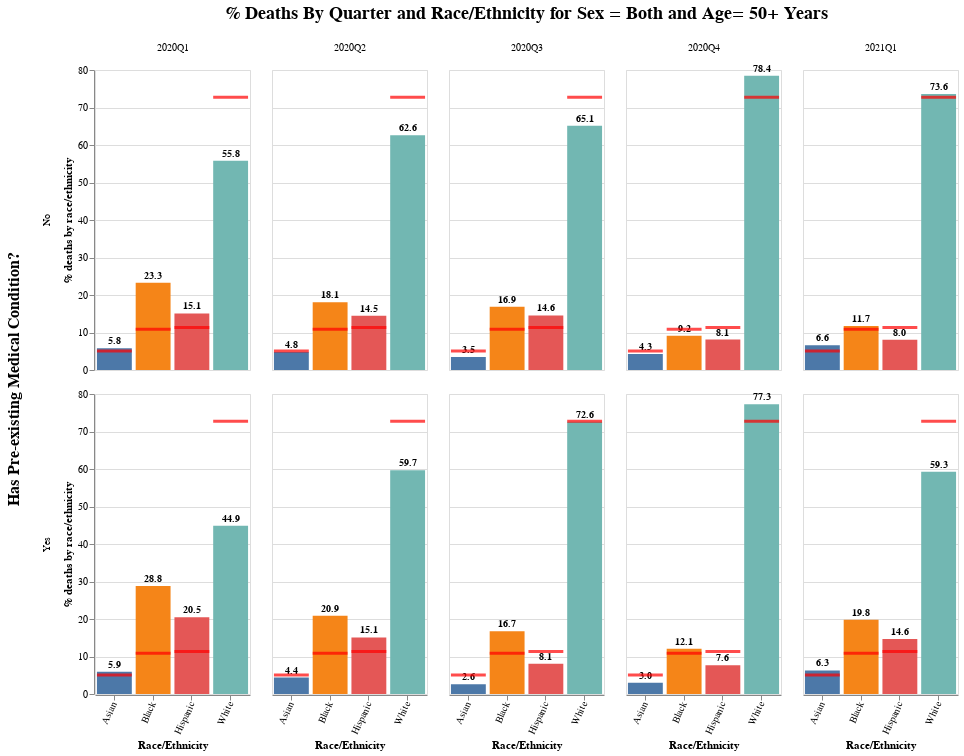

This figure's notebook cell:
### Code cell
base = alt.Chart(df)
title = '% Deaths By Quarter and Race/Ethnicity for Sex = {} and Age= {}'.format(sex, age)

base = base.encode(
    x=alt.X('Race_ethnicity', title='Race/Ethnicity', axis=alt.Axis(labelAngle=-65)),
    y=alt.Y('%deaths:Q',title='% deaths by race/ethnicity', 
#            scale=alt.Scale(domain=(0, 70))
           )
)

bars = base.mark_bar().encode(
    color=alt.Color('Race_ethnicity', legend=None),
)

text =  base.mark_text(
    dy=-7, size=10, fontStyle='bold'
).encode(
    text=alt.Text('%deaths:Q', format=',.1f')
)

tick = base.mark_tick(color='red', thickness=3).encode(x='Race_ethnicity', y='Total_Pop:Q')

plot3 = (bars + text + tick
).properties(
    width=155
).facet(
    column=alt.Column('Quarter', header=alt.Header(titleFontSize=18), title=title),
    row=alt.Row('Medcond', header=alt.Header(titleFontSize=16), title='Has Pre-existing Medical Condition?')
)

plot3

### Figure 1 — Vega-Lite specification as saved in the notebook (floating-point values rounded to 4 significant figures)
{"config": {"view": {"continuousWidth": 400, "continuousHeight": 300}}, "data": {"name": "data-25af213c529c5e9592721f75b2409fa7"}, "facet": {"column": {"type": "nominal", "field": "Quarter", "header": {"titleFontSize": 18}, "title": "% Deaths By Quarter and Race/Ethnicity for Sex = Both and Age= 50+ Years"}, "row": {"type": "nominal", "field": "Medcond", "header": {"titleFontSize": 16}, "title": "Has Pre-existing Medical Condition?"}}, "spec": {"layer": [{"mark": "bar", "encoding": {"color": {"type": "nominal", "field": "Race_ethnicity", "legend": null}, "x": {"type": "nominal", "axis": {"labelAngle": -65}, "field": "Race_ethnicity", "title": "Race/Ethnicity"}, "y": {"type": "quantitative", "field": "%deaths", "title": "% deaths by race/ethnicity"}}}, {"mark": {"type": "text", "dy": -7, "fontStyle": "bold", "size": 10}, "encoding": {"text": {"type": "quantitative", "field": "%deaths", "format": ",.1f"}, "x": {"type": "nominal", "axis": {"labelAngle": -65}, "field": "Race_ethnicity", "title": "Race/Ethnicity"}, "y": {"type": "quantitative", "field": "%deaths", "title": "% deaths by race/ethnicity"}}}, {"mark": {"type": "tick", "color": "red", "thickness": 3}, "encoding": {"x": {"type": "nominal", "field": "Race_ethnicity"}, "y": {"type": "quantitative", "field": "Total_Pop"}}}], "width": 155}, "$schema": "https://vega.github.io/schema/vega-lite/v4.8.1.json", "datasets": {"data-25af213c529c5e9592721f75b2409fa7": [{"Quarter": "2020Q1", "Medcond": "No", "Race_ethnicity": "Asian", "Total_cases": 3017, "Total_deaths": 406, "%cases": 4.642, "%deaths": 5.803, "Total_Pop": 5.057}, {"Quarter": "2020Q1", "Medcond": "No", "Race_ethnicity": "Black", "Total_cases": 13722, "Total_deaths": 1629, "%cases": 21.11, "%deaths": 23.28, "Total_Pop": 10.85}, {"Quarter": "2020Q1", "Medcond": "No", "Race_ethnicity": "Hispanic", "Total_cases": 12316, "Total_deaths": 1055, "%cases": 18.95, "%deaths": 15.08, "Total_Pop": 11.33}, {"Quarter": "2020Q1", "Medcond": "No", "Race_ethnicity": "White", "Total_cases": 35937, "Total_deaths": 3906, "%cases": 55.29, "%deaths": 55.83, "Total_Pop": 72.77}, {"Quarter": "2020Q1", "Medcond": "Yes", "Race_ethnicity": "Asian", "Total_cases": 2042, "Total_deaths": 754, "%cases": 4.898, "%deaths": 5.902, "Total_Pop": 5.057}, {"Quarter": "2020Q1", "Medcond": "Yes", "Race_ethnicity": "Black", "Total_cases": 11604, "Total_deaths": 3677, "%cases": 27.83, "%deaths": 28.78, "Total_Pop": 10.85}, {"Quarter": "2020Q1", "Medcond": "Yes", "Race_ethnicity": "Hispanic", "Total_cases": 8781, "Total_deaths": 2613, "%cases": 21.06, "%deaths": 20.45, "Total_Pop": 11.33}, {"Quarter": "2020Q1", "Medcond": "Yes", "Race_ethnicity": "White", "Total_cases": 19266, "Total_deaths": 5731, "%cases": 46.21, "%deaths": 44.86, "Total_Pop": 72.77}, {"Quarter": "2020Q2", "Medcond": "No", "Race_ethnicity": "Asian", "Total_cases": 13970, "Total_deaths": 1964, "%cases": 3.977, "%deaths": 4.829, "Total_Pop": 5.057}, {"Quarter": "2020Q2", "Medcond": "No", "Race_ethnicity": "Black", "Total_cases": 70459, "Total_deaths": 7353, "%cases": 20.06, "%deaths": 18.08, "Total_Pop": 10.85}, {"Quarter": "2020Q2", "Medcond": "No", "Race_ethnicity": "Hispanic", "Total_cases": 88878, "Total_deaths": 5883, "%cases": 25.3, "%deaths": 14.46, "Total_Pop": 11.33}, {"Quarter": "2020Q2", "Medcond": "No", "Race_ethnicity": "White", "Total_cases": 177940, "Total_deaths": 25473, "%cases": 50.66, "%deaths": 62.63, "Total_Pop": 72.77}, {"Quarter": "2020Q2", "Medcond": "Yes", "Race_ethnicity": "Asian", "Total_cases": 5297, "Total_deaths": 1425, "%cases": 3.978, "%deaths": 4.371, "Total_Pop": 5.057}, {"Quarter": "2020Q2", "Medcond": "Yes", "Race_ethnicity": "Black", "Total_cases": 29564, "Total_deaths": 6805, "%cases": 22.2, "%deaths": 20.87, "Total_Pop": 10.85}, {"Quarter": "2020Q2", "Medcond": "Yes", "Race_ethnicity": "Hispanic", "Total_cases": 28684, "Total_deaths": 4917, "%cases": 21.54, "%deaths": 15.08, "Total_Pop": 11.33}, {"Quarter": "2020Q2", "Medcond": "Yes", "Race_ethnicity": "White", "Total_cases": 69620, "Total_deaths": 19456, "%cases": 52.28, "%deaths": 59.68, "Total_Pop": 72.77}, {"Quarter": "2020Q3", "Medcond": "No", "Race_ethnicity": "Asian", "Total_cases": 13922, "Total_deaths": 1125, "%cases": 2.68, "%deaths": 3.453, "Total_Pop": 5.057}, {"Quarter": "2020Q3", "Medcond": "No", "Race_ethnicity": "Black", "Total_cases": 84766, "Total_deaths": 5502, "%cases": 16.32, "%deaths": 16.89, "Total_Pop": 10.85}, {"Quarter": "2020Q3", "Medcond": "No", "Race_ethnicity": "Hispanic", "Total_cases": 93873, "Total_deaths": 4745, "%cases": 18.07, "%deaths": 14.56, "Total_Pop": 11.33}, {"Quarter": "2020Q3", "Medcond": "No", "Race_ethnicity": "White", "Total_cases": 326987, "Total_deaths": 21213, "%cases": 62.94, "%deaths": 65.1, "Total_Pop": 72.77}, {"Quarter": "2020Q3", "Medcond": "Yes", "Race_ethnicity": "Asian", "Total_cases": 2050, "Total_deaths": 205, "%cases": 2.062, "%deaths": 2.631, "Total_Pop": 5.057}, {"Quarter": "2020Q3", "Medcond": "Yes", "Race_ethnicity": "Black", "Total_cases": 15940, "Total_deaths": 1302, "%cases": 16.04, "%deaths": 16.71, "Total_Pop": 10.85}, {"Quarter": "2020Q3", "Medcond": "Yes", "Race_ethnicity": "Hispanic", "Total_cases": 11468, "Total_deaths": 630, "%cases": 11.54, "%deaths": 8.085, "Total_Pop": 11.33}, {"Quarter": "2020Q3", "Medcond": "Yes", "Race_ethnicity": "White", "Total_cases": 69944, "Total_deaths": 5655, "%cases": 70.36, "%deaths": 72.57, "Total_Pop": 72.77}, {"Quarter": "2020Q4", "Medcond": "No", "Race_ethnicity": "Asian", "Total_cases": 55635, "Total_deaths": 3543, "%cases": 3.289, "%deaths": 4.28, "Total_Pop": 5.057}, {"Quarter": "2020Q4", "Medcond": "No", "Race_ethnicity": "Black", "Total_cases": 150434, "Total_deaths": 7584, "%cases": 8.892, "%deaths": 9.161, "Total_Pop": 10.85}, {"Quarter": "2020Q4", "Medcond": "No", "Race_ethnicity": "Hispanic", "Total_cases": 192163, "Total_deaths": 6713, "%cases": 11.36, "%deaths": 8.109, "Total_Pop": 11.33}, {"Quarter": "2020Q4", "Medcond": "No", "Race_ethnicity": "White", "Total_cases": 1293556, "Total_deaths": 64943, "%cases": 76.46, "%deaths": 78.45, "Total_Pop": 72.77}, {"Quarter": "2020Q4", "Medcond": "Yes", "Race_ethnicity": "Asian", "Total_cases": 5222, "Total_deaths": 463, "%cases": 2.56, "%deaths": 2.996, "Total_Pop": 5.057}, {"Quarter": "2020Q4", "Medcond": "Yes", "Race_ethnicity": "Black", "Total_cases": 22350, "Total_deaths": 1866, "%cases": 10.96, "%deaths": 12.08, "Total_Pop": 10.85}, {"Quarter": "2020Q4", "Medcond": "Yes", "Race_ethnicity": "Hispanic", "Total_cases": 20288, "Total_deaths": 1180, "%cases": 9.945, "%deaths": 7.636, "Total_Pop": 11.33}, {"Quarter": "2020Q4", "Medcond": "Yes", "Race_ethnicity": "White", "Total_cases": 156139, "Total_deaths": 11944, "%cases": 76.54, "%deaths": 77.29, "Total_Pop": 72.77}, {"Quarter": "2021Q1", "Medcond": "No", "Race_ethnicity": "Asian", "Total_cases": 36396, "Total_deaths": 1467, "%cases": 4.991, "%deaths": 6.606, "Total_Pop": 5.057}, {"Quarter": "2021Q1", "Medcond": "No", "Race_ethnicity": "Black", "Total_cases": 88782, "Total_deaths": 2605, "%cases": 12.18, "%deaths": 11.73, "Total_Pop": 10.85}, {"Quarter": "2021Q1", "Medcond": "No", "Race_ethnicity": "Hispanic", "Total_cases": 82537, "Total_deaths": 1787, "%cases": 11.32, "%deaths": 8.047, "Total_Pop": 11.33}, {"Quarter": "2021Q1", "Medcond": "No", "Race_ethnicity": "White", "Total_cases": 521490, "Total_deaths": 16349, "%cases": 71.51, "%deaths": 73.62, "Total_Pop": 72.77}, {"Quarter": "2021Q1", "Medcond": "Yes", "Race_ethnicity": "Asian", "Total_cases": 4186, "Total_deaths": 277, "%cases": 5.239, "%deaths": 6.281, "Total_Pop": 5.057}, {"Quarter": "2021Q1", "Medcond": "Yes", "Race_ethnicity": "Black", "Total_cases": 12937, "Total_deaths": 874, "%cases": 16.19, "%deaths": 19.82, "Total_Pop": 10.85}, {"Quarter": "2021Q1", "Medcond": "Yes", "Race_ethnicity": "Hispanic", "Total_cases": 14979, "Total_deaths": 646, "%cases": 18.75, "%deaths": 14.65, "Total_Pop": 11.33}, {"Quarter": "2021Q1", "Medcond": "Yes", "Race_ethnicity": "White", "Total_cases": 47802, "Total_deaths": 2613, "%cases": 59.82, "%deaths": 59.25, "Total_Pop": 72.77}]}}
